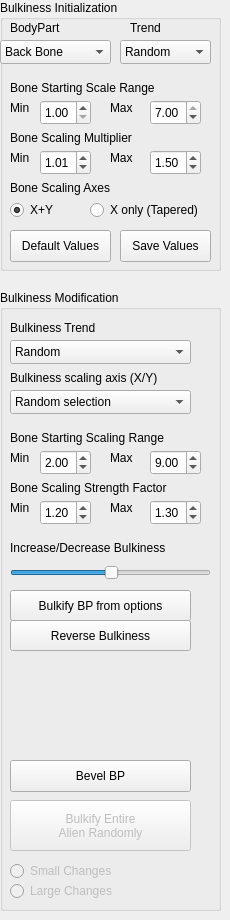
      <widget class="QWidget" name="tab_3">
       <attribute name="title">
        <string>Bulkiness</string>
       </attribute>
       <widget class="QGroupBox" name="groupBox_5">
        <property name="geometry">
         <rect>
          <x>0</x>
          <y>290</y>
          <width>221</width>
          <height>621</height>
         </rect>
        </property>
        <property name="title">
         <string>Bulkiness Modification</string>
        </property>
        <widget class="QComboBox" name="comboBox">
         <property name="geometry">
          <rect>
           <x>10</x>
           <y>50</y>
           <width>181</width>
           <height>24</height>
          </rect>
         </property>
         <property name="currentText">
          <string>Random</string>
         </property>
         <item>
          <property name="text">
           <string>Random</string>
          </property>
         </item>
         <item>
          <property name="text">
           <string>Descending</string>
          </property>
         </item>
         <item>
          <property name="text">
           <string>Ascending</string>
          </property>
         </item>
         <item>
          <property name="text">
           <string>Irregular</string>
          </property>
         </item>
         <item>
          <property name="text">
           <string>Constant (Straight)</string>
          </property>
         </item>
        </widget>
        <widget class="QLabel" name="label_2">
         <property name="geometry">
          <rect>
           <x>10</x>
           <y>30</y>
           <width>181</width>
           <height>16</height>
          </rect>
         </property>
         <property name="text">
          <string>Bulkiness Trend</string>
         </property>
        </widget>
        <widget class="QLabel" name="label_3">
         <property name="geometry">
          <rect>
           <x>10</x>
           <y>80</y>
           <width>161</width>
           <height>16</height>
          </rect>
         </property>
         <property name="text">
          <string>Bulkiness scaling axis (X/Y)</string>
         </property>
        </widget>
        <widget class="QComboBox" name="comboBox_2">
         <property name="geometry">
          <rect>
           <x>10</x>
           <y>100</y>
           <width>181</width>
           <height>24</height>
          </rect>
         </property>
         <item>
          <property name="text">
           <string>Random selection</string>
          </property>
         </item>
         <item>
          <property name="text">
           <string>Both X and Y</string>
          </property>
         </item>
         <item>
          <property name="text">
           <string>X only (Tapered Style)</string>
          </property>
         </item>
         <item>
          <property name="text">
           <string>Y only</string>
          </property>
         </item>
        </widget>
        <widget class="QPushButton" name="pushButton_17">
         <property name="geometry">
          <rect>
           <x>10</x>
           <y>330</y>
           <width>181</width>
           <height>31</height>
          </rect>
         </property>
         <property name="text">
          <string>Reverse Bulkiness</string>
         </property>
        </widget>
        <widget class="QLabel" name="label_17">
         <property name="geometry">
          <rect>
           <x>10</x>
           <y>250</y>
           <width>191</width>
           <height>16</height>
          </rect>
         </property>
         <property name="text">
          <string>Increase/Decrease Bulkiness</string>
         </property>
        </widget>
        <widget class="QPushButton" name="pushButton">
         <property name="geometry">
          <rect>
           <x>10</x>
           <y>300</y>
           <width>181</width>
           <height>31</height>
          </rect>
         </property>
         <property name="text">
          <string>Bulkify BP from options</string>
         </property>
        </widget>
        <widget class="QPushButton" name="pushButton_14">
         <property name="geometry">
          <rect>
           <x>10</x>
           <y>470</y>
           <width>181</width>
           <height>32</height>
          </rect>
         </property>
         <property name="text">
          <string>Bevel BP</string>
         </property>
        </widget>
        <widget class="QLabel" name="label_85">
         <property name="geometry">
          <rect>
           <x>110</x>
           <y>160</y>
           <width>31</width>
           <height>16</height>
          </rect>
         </property>
         <property name="text">
          <string>Max</string>
         </property>
        </widget>
        <widget class="QDoubleSpinBox" name="doubleSpinBox_10">
         <property name="geometry">
          <rect>
           <x>40</x>
           <y>160</y>
           <width>51</width>
           <height>25</height>
          </rect>
         </property>
         <property name="minimum">
          <double>1.000000000000000</double>
         </property>
         <property name="maximum">
          <double>6.900000000000000</double>
         </property>
         <property name="singleStep">
          <double>0.100000000000000</double>
         </property>
         <property name="value">
          <double>2.000000000000000</double>
         </property>
        </widget>
        <widget class="QDoubleSpinBox" name="doubleSpinBox_11">
         <property name="geometry">
          <rect>
           <x>150</x>
           <y>160</y>
           <width>51</width>
           <height>25</height>
          </rect>
         </property>
         <property name="minimum">
          <double>1.900000000000000</double>
         </property>
         <property name="maximum">
          <double>10.000000000000000</double>
         </property>
         <property name="singleStep">
          <double>0.100000000000000</double>
         </property>
         <property name="value">
          <double>9.000000000000000</double>
         </property>
        </widget>
        <widget class="QLabel" name="label_86">
         <property name="geometry">
          <rect>
           <x>10</x>
           <y>160</y>
           <width>31</width>
           <height>16</height>
          </rect>
         </property>
         <property name="text">
          <string>Min</string>
         </property>
        </widget>
        <widget class="QLabel" name="label_87">
         <property name="geometry">
          <rect>
           <x>10</x>
           <y>210</y>
           <width>31</width>
           <height>16</height>
          </rect>
         </property>
         <property name="text">
          <string>Min</string>
         </property>
        </widget>
        <widget class="QDoubleSpinBox" name="doubleSpinBox_12">
         <property name="geometry">
          <rect>
           <x>150</x>
           <y>210</y>
           <width>51</width>
           <height>25</height>
          </rect>
         </property>
         <property name="minimum">
          <double>1.100000000000000</double>
         </property>
         <property name="maximum">
          <double>2.000000000000000</double>
         </property>
         <property name="singleStep">
          <double>0.100000000000000</double>
         </property>
         <property name="value">
          <double>1.300000000000000</double>
         </property>
        </widget>
        <widget class="QLabel" name="label_88">
         <property name="geometry">
          <rect>
           <x>110</x>
           <y>210</y>
           <width>31</width>
           <height>16</height>
          </rect>
         </property>
         <property name="text">
          <string>Max</string>
         </property>
        </widget>
        <widget class="QLabel" name="label_89">
         <property name="geometry">
          <rect>
           <x>10</x>
           <y>190</y>
           <width>201</width>
           <height>16</height>
          </rect>
         </property>
         <property name="text">
          <string>Bone Scaling Strength Factor</string>
         </property>
        </widget>
        <widget class="QLabel" name="label_90">
         <property name="geometry">
          <rect>
           <x>10</x>
           <y>140</y>
           <width>201</width>
           <height>16</height>
          </rect>
         </property>
         <property name="text">
          <string>Bone Starting Scaling Range</string>
         </property>
        </widget>
        <widget class="QDoubleSpinBox" name="doubleSpinBox_13">
         <property name="geometry">
          <rect>
           <x>40</x>
           <y>210</y>
           <width>51</width>
           <height>25</height>
          </rect>
         </property>
         <property name="minimum">
          <double>1.000000000000000</double>
         </property>
         <property name="maximum">
          <double>1.900000000000000</double>
         </property>
         <property name="singleStep">
          <double>0.100000000000000</double>
         </property>
         <property name="value">
          <double>1.200000000000000</double>
         </property>
        </widget>
        <widget class="QRadioButton" name="radioButton_9">
         <property name="enabled">
          <bool>false</bool>
         </property>
         <property name="geometry">
          <rect>
           <x>10</x>
           <y>590</y>
           <width>121</width>
           <height>22</height>
          </rect>
         </property>
         <property name="text">
          <string>Large Changes</string>
         </property>
        </widget>
        <widget class="QRadioButton" name="radioButton_8">
         <property name="enabled">
          <bool>false</bool>
         </property>
         <property name="geometry">
          <rect>
           <x>10</x>
           <y>570</y>
           <width>121</width>
           <height>22</height>
          </rect>
         </property>
         <property name="text">
          <string>Small Changes</string>
         </property>
        </widget>
        <widget class="QPushButton" name="pushButton_7">
         <property name="enabled">
          <bool>false</bool>
         </property>
         <property name="geometry">
          <rect>
           <x>10</x>
           <y>510</y>
           <width>181</width>
           <height>51</height>
          </rect>
         </property>
         <property name="text">
          <string>Bulkify Entire 
Alien Randomly</string>
         </property>
        </widget>
        <widget class="QSlider" name="horizontalSlider_15">
         <property name="enabled">
          <bool>true</bool>
         </property>
         <property name="geometry">
          <rect>
           <x>10</x>
           <y>270</y>
           <width>201</width>
           <height>25</height>
          </rect>
         </property>
         <property name="value">
          <number>50</number>
         </property>
         <property name="orientation">
          <enum>Qt::Horizontal</enum>
         </property>
         <property name="invertedAppearance">
          <bool>false</bool>
         </property>
         <property name="invertedControls">
          <bool>false</bool>
         </property>
         <property name="tickPosition">
          <enum>QSlider::NoTicks</enum>
         </property>
        </widget>
       </widget>
       <widget class="QGroupBox" name="groupBox_7">
        <property name="enabled">
         <bool>true</bool>
        </property>
        <property name="geometry">
         <rect>
          <x>0</x>
          <y>0</y>
          <width>221</width>
          <height>271</height>
         </rect>
        </property>
        <property name="title">
         <string>Bulkiness Initialization</string>
        </property>
        <widget class="QComboBox" name="comboBox_11">
         <property name="geometry">
          <rect>
           <x>120</x>
           <y>40</y>
           <width>91</width>
           <height>24</height>
          </rect>
         </property>
         <item>
          <property name="text">
           <string>Random</string>
          </property>
         </item>
         <item>
          <property name="text">
           <string>Varying</string>
          </property>
         </item>
         <item>
          <property name="text">
           <string>Ascending</string>
          </property>
         </item>
         <item>
          <property name="text">
           <string>Descending</string>
          </property>
         </item>
         <item>
          <property name="text">
           <string>Constant</string>
          </property>
         </item>
        </widget>
        <widget class="QLabel" name="label_32">
         <property name="geometry">
          <rect>
           <x>130</x>
           <y>20</y>
           <width>51</width>
           <height>16</height>
          </rect>
         </property>
         <property name="text">
          <string>Trend</string>
         </property>
        </widget>
        <widget class="QLabel" name="label_33">
         <property name="geometry">
          <rect>
           <x>10</x>
           <y>80</y>
           <width>201</width>
           <height>16</height>
          </rect>
         </property>
         <property name="text">
          <string>Bone Starting Scale Range</string>
         </property>
        </widget>
        <widget class="QLabel" name="label_36">
         <property name="geometry">
          <rect>
           <x>10</x>
           <y>150</y>
           <width>31</width>
           <height>16</height>
          </rect>
         </property>
         <property name="text">
          <string>Min</string>
         </property>
        </widget>
        <widget class="QLabel" name="label_37">
         <property name="geometry">
          <rect>
           <x>10</x>
           <y>130</y>
           <width>201</width>
           <height>16</height>
          </rect>
         </property>
         <property name="text">
          <string>Bone Scaling Multiplier</string>
         </property>
        </widget>
        <widget class="QLabel" name="label_38">
         <property name="geometry">
          <rect>
           <x>110</x>
           <y>150</y>
           <width>31</width>
           <height>16</height>
          </rect>
         </property>
         <property name="text">
          <string>Max</string>
         </property>
        </widget>
        <widget class="QLabel" name="label_39">
         <property name="geometry">
          <rect>
           <x>10</x>
           <y>180</y>
           <width>201</width>
           <height>16</height>
          </rect>
         </property>
         <property name="text">
          <string>Bone Scaling Axes</string>
         </property>
        </widget>
        <widget class="QDoubleSpinBox" name="doubleSpinBox">
         <property name="geometry">
          <rect>
           <x>40</x>
           <y>100</y>
           <width>51</width>
           <height>25</height>
          </rect>
         </property>
         <property name="minimum">
          <double>1.000000000000000</double>
         </property>
         <property name="maximum">
          <double>6.900000000000000</double>
         </property>
         <property name="singleStep">
          <double>0.200000000000000</double>
         </property>
        </widget>
        <widget class="QDoubleSpinBox" name="doubleSpinBox_2">
         <property name="geometry">
          <rect>
           <x>150</x>
           <y>100</y>
           <width>51</width>
           <height>25</height>
          </rect>
         </property>
         <property name="minimum">
          <double>1.100000000000000</double>
         </property>
         <property name="maximum">
          <double>7.000000000000000</double>
         </property>
         <property name="singleStep">
          <double>0.200000000000000</double>
         </property>
         <property name="value">
          <double>7.000000000000000</double>
         </property>
        </widget>
        <widget class="QDoubleSpinBox" name="doubleSpinBox_3">
         <property name="geometry">
          <rect>
           <x>40</x>
           <y>150</y>
           <width>51</width>
           <height>25</height>
          </rect>
         </property>
         <property name="minimum">
          <double>1.000000000000000</double>
         </property>
         <property name="maximum">
          <double>1.400000000000000</double>
         </property>
         <property name="singleStep">
          <double>0.100000000000000</double>
         </property>
         <property name="value">
          <double>1.010000000000000</double>
         </property>
        </widget>
        <widget class="QDoubleSpinBox" name="doubleSpinBox_4">
         <property name="geometry">
          <rect>
           <x>150</x>
           <y>150</y>
           <width>51</width>
           <height>25</height>
          </rect>
         </property>
         <property name="minimum">
          <double>1.100000000000000</double>
         </property>
         <property name="maximum">
          <double>2.000000000000000</double>
         </property>
         <property name="singleStep">
          <double>0.100000000000000</double>
         </property>
         <property name="value">
          <double>1.500000000000000</double>
         </property>
        </widget>
        <widget class="QComboBox" name="comboBox_12">
         <property name="geometry">
          <rect>
           <x>0</x>
           <y>40</y>
           <width>111</width>
           <height>24</height>
          </rect>
         </property>
         <item>
          <property name="text">
           <string>Back Bone</string>
          </property>
         </item>
         <item>
          <property name="text">
           <string>Lower Limb</string>
          </property>
         </item>
         <item>
          <property name="text">
           <string>Upper Limb</string>
          </property>
         </item>
         <item>
          <property name="text">
           <string>Head</string>
          </property>
         </item>
        </widget>
        <widget class="QLabel" name="label_56">
         <property name="geometry">
          <rect>
           <x>10</x>
           <y>20</y>
           <width>81</width>
           <height>16</height>
          </rect>
         </property>
         <property name="text">
          <string>BodyPart</string>
         </property>
        </widget>
        <widget class="QRadioButton" name="radioButton_5">
         <property name="geometry">
          <rect>
           <x>10</x>
           <y>200</y>
           <width>51</width>
           <height>20</height>
          </rect>
         </property>
         <property name="text">
          <string>X+Y</string>
         </property>
         <property name="checked">
          <bool>true</bool>
         </property>
        </widget>
        <widget class="QRadioButton" name="radioButton_6">
         <property name="geometry">
          <rect>
           <x>90</x>
           <y>200</y>
           <width>131</width>
           <height>20</height>
          </rect>
         </property>
         <property name="text">
          <string>X only (Tapered)</string>
         </property>
        </widget>
        <widget class="QPushButton" name="pushButton_5">
         <property name="geometry">
          <rect>
           <x>10</x>
           <y>230</y>
           <width>101</width>
           <height>32</height>
          </rect>
         </property>
         <property name="text">
          <string>Default Values</string>
         </property>
        </widget>
        <widget class="QPushButton" name="pushButton_27">
         <property name="geometry">
          <rect>
           <x>120</x>
           <y>230</y>
           <width>91</width>
           <height>32</height>
          </rect>
         </property>
         <property name="text">
          <string>Save Values</string>
         </property>
        </widget>
       </widget>
       <widget class="QLabel" name="label_34">
        <property name="geometry">
         <rect>
          <x>10</x>
          <y>100</y>
          <width>31</width>
          <height>16</height>
         </rect>
        </property>
        <property name="text">
         <string>Min</string>
        </property>
       </widget>
       <widget class="QLabel" name="label_35">
        <property name="geometry">
         <rect>
          <x>110</x>
          <y>100</y>
          <width>31</width>
          <height>16</height>
         </rect>
        </property>
        <property name="text">
         <string>Max</string>
        </property>
       </widget>
      </widget>
